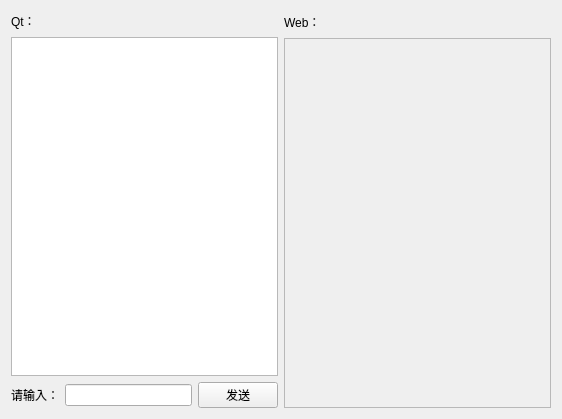
<?xml version="1.0" encoding="UTF-8"?>
<ui version="4.0">
 <class>Widget</class>
 <widget class="QWidget" name="Widget">
  <property name="geometry">
   <rect>
    <x>0</x>
    <y>0</y>
    <width>562</width>
    <height>419</height>
   </rect>
  </property>
  <property name="windowTitle">
   <string>通信示例</string>
  </property>
  <layout class="QGridLayout" name="gridLayout" columnstretch="1,1">
   <item row="0" column="0">
    <layout class="QHBoxLayout" name="horizontalLayout">
     <item>
      <layout class="QVBoxLayout" name="verticalLayout">
       <item>
        <layout class="QVBoxLayout" name="verticalLayout_4" stretch="1,17,1">
         <item>
          <widget class="QLabel" name="label">
           <property name="text">
            <string>Qt：</string>
           </property>
          </widget>
         </item>
         <item>
          <widget class="QTextEdit" name="textEdit">
           <property name="readOnly">
            <bool>true</bool>
           </property>
          </widget>
         </item>
         <item>
          <layout class="QHBoxLayout" name="horizontalLayout_2">
           <item>
            <widget class="QLabel" name="label_2">
             <property name="text">
              <string>请输入：</string>
             </property>
            </widget>
           </item>
           <item>
            <widget class="QLineEdit" name="lineEdit"/>
           </item>
           <item>
            <widget class="QPushButton" name="btnSend">
             <property name="text">
              <string>发送</string>
             </property>
            </widget>
           </item>
          </layout>
         </item>
        </layout>
       </item>
      </layout>
     </item>
    </layout>
   </item>
   <item row="0" column="1">
    <layout class="QVBoxLayout" name="verticalLayout_7" stretch="1,18">
     <item>
      <widget class="QLabel" name="label_3">
       <property name="text">
        <string>Web：</string>
       </property>
      </widget>
     </item>
     <item>
      <widget class="QFrame" name="frame">
       <property name="frameShape">
        <enum>QFrame::StyledPanel</enum>
       </property>
       <property name="frameShadow">
        <enum>QFrame::Raised</enum>
       </property>
      </widget>
     </item>
    </layout>
   </item>
  </layout>
 </widget>
 <layoutdefault spacing="6" margin="11"/>
 <resources/>
 <connections/>
</ui>
